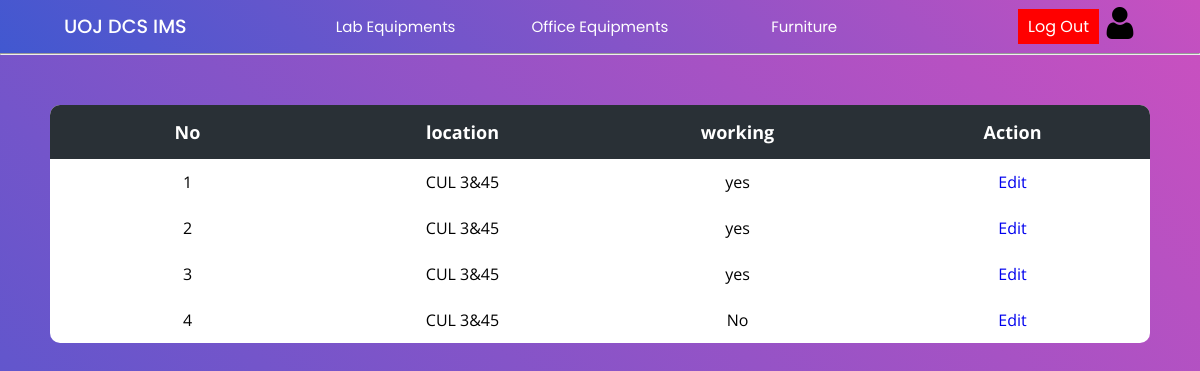
Screenshot of /furniture/furnitureItems.php?search=true&id=9 (signed in) with the database file from the repository.
### tables this page shows
CREATE TABLE `f_items` (
  `invoice_id` int(11) NOT NULL,
  `f_set_id` int(11) NOT NULL,
  `location` varchar(100) NOT NULL,
  `working` varchar(10) NOT NULL
);

### furniture/furnitureItems.php (the view, shortened to what this page needs)
<?php
    include("../config/connection.php");
?>
<!DOCTYPE html>
<html lang="en">
<head>
    <link rel="stylesheet" href="../css/lab.css">
    <link rel="stylesheet" href="../css/main.css">
</head>
<body>
    <?php include("../header/header.php");?> <hr>
    <div class="main-container">
<?php
    if(isset($_GET['search'])){
        $id = $_GET['id'];
        $query = "SELECT * FROM f_items WHERE invoice_id = $id";
        $result = mysqli_query($con,$query);
        if(mysqli_num_rows($result) > 0){
?>
<div class="table-con">
<table style="width: 100%;">
        <thead>
            <tr>
                <th>No</th>
                <th>location</th>
                <th>working</th>
                <th>Action</th>
            </tr>
        </thead>
        <tbody>
            <?php
                while($row = mysqli_fetch_array($result)) {
            ?>
                <tr>
                    <td><?php echo $row['f_set_id']?></a></td>
                    <td><?php echo $row['location']?></td>
                    <td><?php echo $row['working']?></td>
                    <td>
                        <a href="updateItems.php?id=<?php echo $id?>&setid=<?php echo $row['f_set_id'];?>" >Edit</a>
                    </td>
                </tr>
            <?php
                }
        }
    }
?>
        </tbody>
    </table>
</div>
    </div>
</body>
</html>

### header/header.php (shortened to what this page needs)
<!DOCTYPE html>
<html lang="en">
<head>
    <link rel="stylesheet" href="../css/header.css">
    <link rel="stylesheet" href="../css/main.css">
</head>
<body>
    <div class="nav-bar">
        <div class="header_1">
            <a href="../admin/index.php"><h1>UOJ DCS IMS </h1></a>
        </div>
        <div class="header_2">
            <ul>
                <li class="lab"><a href="../lab/lab.php" >Lab Equipments</a>
                </li>
                <li class="office"><a href="../office/office.php">Office Equipments</a>
                </li>
                <li class="furniture"><a href="../furniture/furniture.php">Furniture</a>
                </li>
            </ul>
        </div>
        <div class="inside_1">
        <a href="../login/logout.php" class="logout">Log Out</a>
        <?php
            $username = $_SESSION['uname'];
            $query = "SELECT role FROM admin WHERE username = '$username' ";
            $result = mysqli_query($con,$query);
            $row = mysqli_fetch_assoc($result);
            if ('masteradmin' == $row['role']) {
                ?>
                <a href="../admin/masterAdminAction.php">
                    <img src="../Multimedia/user.png" alt="user">
                </a>
                <?php
            } else {
                ?>
                <a href="../admin/adminAction.php">
                    <img src="../Multimedia/user.png" alt="user">
                </a>
                <?php
            }
        ?>
        </div>
    </div>
</body>
</html>

### css/lab.css (style rules this page uses)
.main-container { padding: 50px; min-height: 100vh; height: fit-content; background: linear-gradient(-135deg,#c850c0,#4158d0); }
table { border-collapse: collapse; border-radius: 10px; overflow: hidden; max-width: 100%; margin: 0 auto; position: relative; }
.table-con { border-collapse: collapse; background: #fff; border-radius: 10px; width: auto; margin:auto; position: relative; font-family: 'Open Sans'; text-align: center; background: #fff; }
th { width: 200px; font-size:18px; background: #293036; color: white; padding: 15px; }
td { padding: 12px; }
.logout { margin:5px;background-color: #ff0000; color: #ffffff; border: none; padding: 5px 10px; cursor: pointer; }

### css/main.css (style rules this page uses)
* { margin: 0; padding: 0; text-decoration: none; box-sizing: border-box; }
:root { --bg-gradient:linear-gradient(-135deg,#c850c0,#4158d0); --bg-gray:#e6e6e6; --text-color:#666; --inp-color:#57b846; }
body { font-family: 'Poppins', sans-serif; }

### css/header.css (style rules this page uses)
* { margin: 0; padding: 0; text-decoration: none; box-sizing: border-box; }
:root { --bg-gradient:linear-gradient(-135deg,#c850c0,#4158d0); --bg-gray:#e6e6e6; --text-color:#666; --inp-color:#57b846; }
body { font-family: 'Poppins', sans-serif; }
.nav-bar { display: flex; justify-content: space-between; align-items: center; padding: 0 4rem; background: var(--bg-gradient); box-shadow: 0 5px 30px rgb(0, 0, 0); }
h1 { font-size: 1.2rem; font-weight: 500; color: white; }
.inside_1 img { width: 2rem; }
ul { list-style: none; }
ul li { display: inline-block; position: relative; }
ul li a { display: block; padding: 15px 25px; color: #fff; text-decoration: none; text-align: center; font-size: 15px; width: 200px; }
.inside_1 { display: flex; justify-content: center; align-items: center; }
.logout { margin:5px;background-color: #ff0000; color: #ffffff; border: none; padding: 5px 10px; cursor: pointer; }

### rows the page displays
f_items: f_set "1", location "CUL 3&45", working "yes"
f_items: f_set "2", location "CUL 3&45", working "yes"
f_items: f_set "3", location "CUL 3&45", working "yes"
f_items: f_set "4", location "CUL 3&45", working "No"
